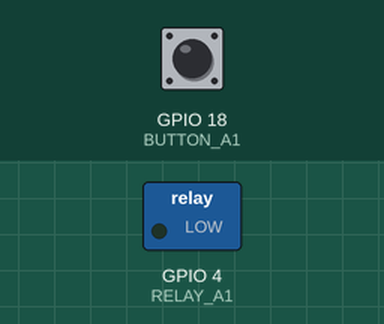
Simulated run of this program. Board: ESP32. Shown: switched loads named in the program (green lamp = pin HIGH). The inputs (shaded band) are chosen by the test bench; at power-on: GPIO 18 (BUTTON_A1) HIGH. WiFi joins after 1.5 s; servers stay silent unless stated; what the program prints to the serial monitor is not drawn.

Above: at 2.7 s.
2.8 s: GPIO 18 (BUTTON_A1) pulled LOW for 0.15 s
At 3.1 s:
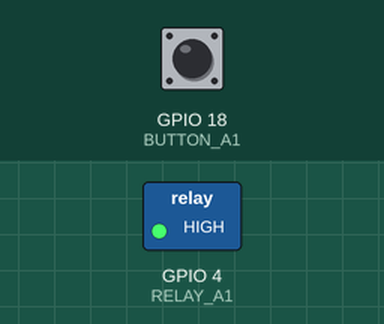
4.4 s: GPIO 18 (BUTTON_A1) pulled LOW for 1 s
At 5.6 s:
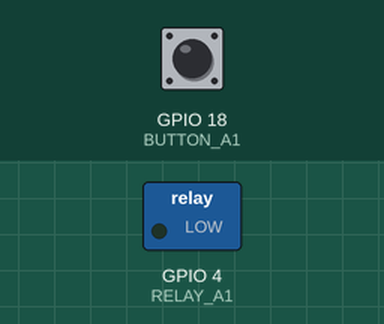
8.4 s: GPIO 18 (BUTTON_A1) pulled LOW for 3.2 s
At 9.8 s:
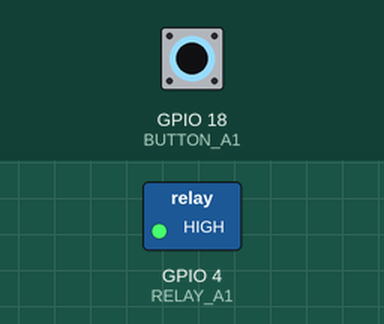
Timing chart, 0 to 11.4 s (numbered marks = the images above; inputs shaded):
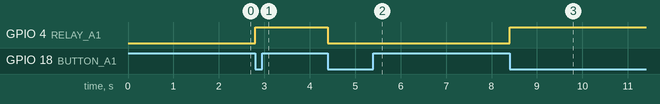

Measured:
- after the input at 2.8 s, GPIO 4 (RELAY_A1): LOW → HIGH at once
- after the input at 4.4 s, GPIO 4 (RELAY_A1): HIGH → LOW at once
- after the input at 8.4 s, GPIO 4 (RELAY_A1): LOW → HIGH at once

The program:

main.cpp
```cpp
#include <Arduino.h>
#include <HTTPUpdate.h>
#include <WiFi.h>
uint32_t updateCounter = 0;
String version = "1.1";
String key = "b4e16e07-a351-4594-b79e-7c5d961a60bd";

const int BUTTON_A1 = 18;
const int RELAY_A1 = 4;
bool relay_states = false;
portMUX_TYPE mux = portMUX_INITIALIZER_UNLOCKED;

void IRAM_ATTR buttonPush() {
  portENTER_CRITICAL_ISR(&mux);//Phần quan trọng cần được bảo vệ khỏi mọi truy cập đồng thời để thay đổi nó
  Serial.println("Button Pushed!!!");
  relay_states = ! relay_states;
  digitalWrite(RELAY_A1, relay_states);
  Serial.print("relay_states:");
  Serial.println(relay_states);
  portEXIT_CRITICAL_ISR(&mux);//Cho phép tiếp tục chạy các task khác
}

void update_FOTA();
void setup()
{
  Serial.begin(9600);
  pinMode(BUTTON_A1, INPUT_PULLUP);
  // cài đặt ngắt vào chân button, kiểu ngắt là falling (xung xuống), hàm gọi khi có sự kiện ngắt là button push
  attachInterrupt(digitalPinToInterrupt( BUTTON_A1), buttonPush, FALLING);
  // chọn led là đầu ra
  pinMode(RELAY_A1, OUTPUT);
  //ghi giá trị ban đầu
  digitalWrite(RELAY_A1, relay_states);

  WiFi.begin("Cindy", "cindy@2001");
  Serial.println("Connecting");
  while (WiFi.status() != WL_CONNECTED)
  {
    delay(500);
    Serial.print(".");
  }
  Serial.println(WiFi.localIP());
}

void loop()
{
  Serial.print("Ver: ");
  Serial.println(version);
  delay(500);
  if (WiFi.status() == WL_CONNECTED)
  {
    updateCounter++;
    if (updateCounter > 10)
    {
      updateCounter = 0;
      Serial.println("Check update");
      update_FOTA();
    }
  }
}

String getChipId()
{
  String ChipIdHex = String((uint32_t)(ESP.getEfuseMac() >> 32), HEX);
  ChipIdHex += String((uint32_t)ESP.getEfuseMac(), HEX);
  return ChipIdHex;
}

void update_FOTA()
{
  String url = "http://otadrive.com/deviceapi/update?";
  url += "k=" + key;
  url += "&v=" + version;
  url += "&s=" + getChipId(); // định danh thiết bị trên Cloud

  WiFiClient client;
  httpUpdate.update(client, url, version);
}
```
